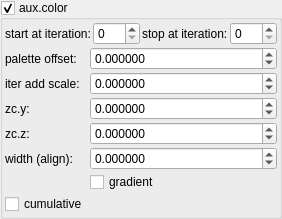
    <widget class="MyGroupBox" name="groupCheck_fold_color_aux_color_enabled">
     <property name="toolTip">
      <string/>
     </property>
     <property name="title">
      <string>aux.color&amp;</string>
     </property>
     <property name="checkable">
      <bool>true</bool>
     </property>
     <layout class="QVBoxLayout" name="verticalLayout_60">
      <property name="spacing">
       <number>2</number>
      </property>
      <property name="leftMargin">
       <number>2</number>
      </property>
      <property name="topMargin">
       <number>2</number>
      </property>
      <property name="rightMargin">
       <number>2</number>
      </property>
      <property name="bottomMargin">
       <number>2</number>
      </property>
      <item>
       <layout class="QHBoxLayout" name="horizontalLayout_17" stretch="0,1,0,1">
        <property name="topMargin">
         <number>0</number>
        </property>
        <item>
         <widget class="QLabel" name="label_271">
          <property name="text">
           <string>start at iteration:</string>
          </property>
         </widget>
        </item>
        <item>
         <widget class="MySpinBox" name="spinboxInt_fold_color_start_iterations_A">
          <property name="sizePolicy">
           <sizepolicy hsizetype="Minimum" vsizetype="Maximum">
            <horstretch>0</horstretch>
            <verstretch>0</verstretch>
           </sizepolicy>
          </property>
          <property name="maximum">
           <number>999</number>
          </property>
         </widget>
        </item>
        <item>
         <widget class="QLabel" name="label_272">
          <property name="text">
           <string>stop at iteration:</string>
          </property>
         </widget>
        </item>
        <item>
         <widget class="MySpinBox" name="spinboxInt_fold_color_stop_iterations_A">
          <property name="sizePolicy">
           <sizepolicy hsizetype="Minimum" vsizetype="Maximum">
            <horstretch>0</horstretch>
            <verstretch>0</verstretch>
           </sizepolicy>
          </property>
          <property name="maximum">
           <number>999</number>
          </property>
         </widget>
        </item>
       </layout>
      </item>
      <item>
       <layout class="QGridLayout" name="gridLayout_24" columnstretch="0,1">
        <property name="spacing">
         <number>2</number>
        </property>
        <item row="0" column="0">
         <widget class="QLabel" name="label_189">
          <property name="text">
           <string>palette offset:</string>
          </property>
         </widget>
        </item>
        <item row="1" column="0">
         <widget class="QLabel" name="label_188">
          <property name="text">
           <string>iter add scale:</string>
          </property>
         </widget>
        </item>
        <item row="3" column="1">
         <widget class="MyDoubleSpinBox" name="spinbox4_fold_color_difs_0000_z">
          <property name="sizePolicy">
           <sizepolicy hsizetype="Minimum" vsizetype="Maximum">
            <horstretch>0</horstretch>
            <verstretch>0</verstretch>
           </sizepolicy>
          </property>
          <property name="prefix">
           <string/>
          </property>
          <property name="suffix">
           <string/>
          </property>
          <property name="decimals">
           <number>6</number>
          </property>
          <property name="minimum">
           <double>-99.999899999999997</double>
          </property>
          <property name="maximum">
           <double>99.999899999999997</double>
          </property>
          <property name="singleStep">
           <double>0.100000000000000</double>
          </property>
         </widget>
        </item>
        <item row="0" column="1">
         <widget class="MyDoubleSpinBox" name="spinbox4_fold_color_difs_0000_y">
          <property name="sizePolicy">
           <sizepolicy hsizetype="Minimum" vsizetype="Maximum">
            <horstretch>0</horstretch>
            <verstretch>0</verstretch>
           </sizepolicy>
          </property>
          <property name="prefix">
           <string/>
          </property>
          <property name="suffix">
           <string/>
          </property>
          <property name="decimals">
           <number>6</number>
          </property>
          <property name="minimum">
           <double>-99.999899999999997</double>
          </property>
          <property name="maximum">
           <double>99.999899999999997</double>
          </property>
          <property name="singleStep">
           <double>0.100000000000000</double>
          </property>
         </widget>
        </item>
        <item row="3" column="0">
         <widget class="QLabel" name="label_185">
          <property name="text">
           <string>zc.z:</string>
          </property>
         </widget>
        </item>
        <item row="2" column="1">
         <widget class="MyDoubleSpinBox" name="spinbox4_fold_color_difs_0000_w">
          <property name="sizePolicy">
           <sizepolicy hsizetype="Minimum" vsizetype="Maximum">
            <horstretch>0</horstretch>
            <verstretch>0</verstretch>
           </sizepolicy>
          </property>
          <property name="prefix">
           <string/>
          </property>
          <property name="suffix">
           <string/>
          </property>
          <property name="decimals">
           <number>6</number>
          </property>
          <property name="minimum">
           <double>-99.999899999999997</double>
          </property>
          <property name="maximum">
           <double>99.999899999999997</double>
          </property>
          <property name="singleStep">
           <double>0.100000000000000</double>
          </property>
         </widget>
        </item>
        <item row="4" column="1">
         <widget class="MyDoubleSpinBox" name="spinbox_fold_color_difs1">
          <property name="enabled">
           <bool>true</bool>
          </property>
          <property name="sizePolicy">
           <sizepolicy hsizetype="Minimum" vsizetype="Maximum">
            <horstretch>0</horstretch>
            <verstretch>0</verstretch>
           </sizepolicy>
          </property>
          <property name="prefix">
           <string/>
          </property>
          <property name="suffix">
           <string/>
          </property>
          <property name="decimals">
           <number>6</number>
          </property>
          <property name="minimum">
           <double>-99.999899999999997</double>
          </property>
          <property name="maximum">
           <double>99.999899999999997</double>
          </property>
          <property name="singleStep">
           <double>0.100000000000000</double>
          </property>
         </widget>
        </item>
        <item row="4" column="0">
         <widget class="QLabel" name="label_187">
          <property name="text">
           <string>width (align):</string>
          </property>
         </widget>
        </item>
        <item row="1" column="1">
         <widget class="MyDoubleSpinBox" name="spinbox_fold_color_difs0">
          <property name="enabled">
           <bool>true</bool>
          </property>
          <property name="sizePolicy">
           <sizepolicy hsizetype="Minimum" vsizetype="Maximum">
            <horstretch>0</horstretch>
            <verstretch>0</verstretch>
           </sizepolicy>
          </property>
          <property name="prefix">
           <string/>
          </property>
          <property name="suffix">
           <string/>
          </property>
          <property name="decimals">
           <number>6</number>
          </property>
          <property name="minimum">
           <double>-99.999899999999997</double>
          </property>
          <property name="maximum">
           <double>99.999899999999997</double>
          </property>
          <property name="singleStep">
           <double>0.100000000000000</double>
          </property>
         </widget>
        </item>
        <item row="2" column="0">
         <widget class="QLabel" name="label_186">
          <property name="text">
           <string>zc.y:</string>
          </property>
         </widget>
        </item>
        <item row="5" column="1">
         <widget class="MyCheckBox" name="checkBox_transf_function_enabledG_false">
          <property name="text">
           <string>gradient</string>
          </property>
         </widget>
        </item>
        <item row="6" column="0">
         <widget class="MyCheckBox" name="checkBox_fold_color_aux_color_enabled_false">
          <property name="enabled">
           <bool>true</bool>
          </property>
          <property name="font">
           <font>
            <weight>50</weight>
            <bold>false</bold>
           </font>
          </property>
          <property name="text">
           <string>cumulative</string>
          </property>
         </widget>
        </item>
       </layout>
      </item>
     </layout>
    </widget>
